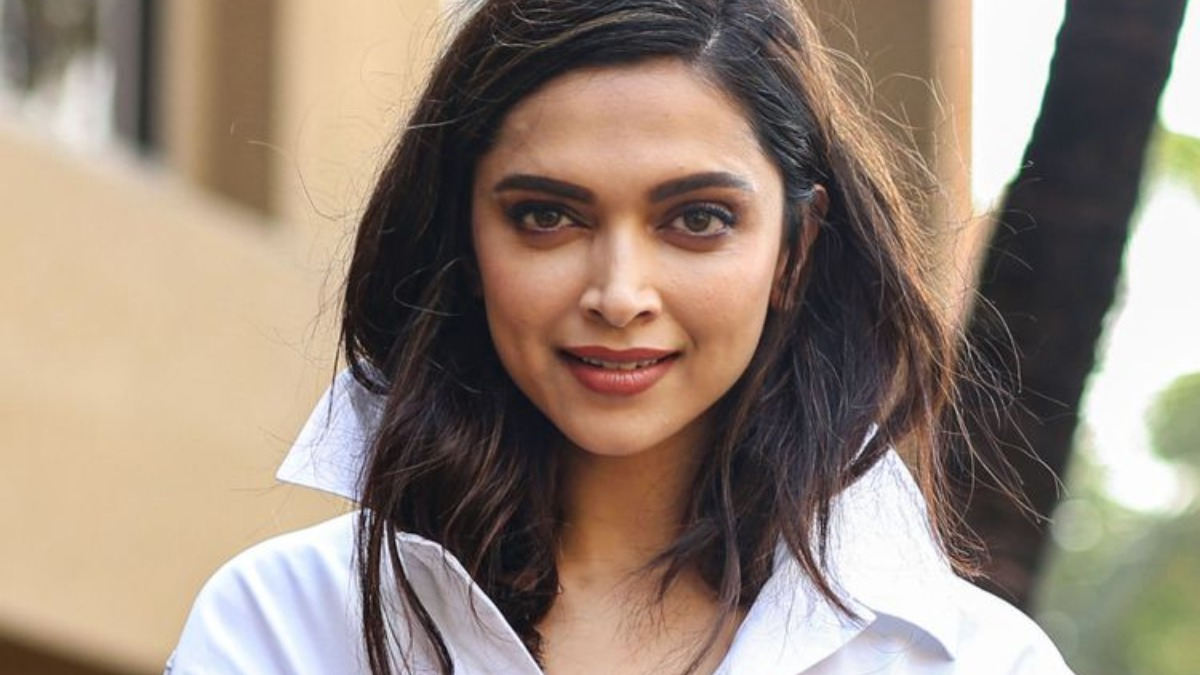
#> input picture ML/CV2/deepika-padukone.jpg, 1200 x 675 px
$ jupyter execute 13_June_cv2.ipynb
#> lines starting #> are read from the running program, lines starting #| are printed output that depends on the picture
[cell 1]
import cv2
cv2.__version__

[cell 2]
img_path = './deepika-padukone.jpg'

[cell 3]
img=cv2.imread(img_path,cv2.IMREAD_COLOR)
#> img is the input picture: shape (675, 1200, 3); mean B, G, R 120.9, 134.5, 150.9
print(type(img))
#| <class 'numpy.ndarray'>
print(img.ndim)
#| 3
print(img.shape)
#| (675, 1200, 3)

[cell 4]
cv2.imshow('color',img) #create window to display image
cv2.waitKey(9000)#max time to disappear this window in ms(this window will also disappear if a key is pressed before this time )
cv2.destroyWindow('color') #destoy window from memory

[cell 5]
img_clr=cv2.imread(img_path,cv2.IMREAD_COLOR)
img_gray=cv2.imread(img_path,cv2.IMREAD_GRAYSCALE)
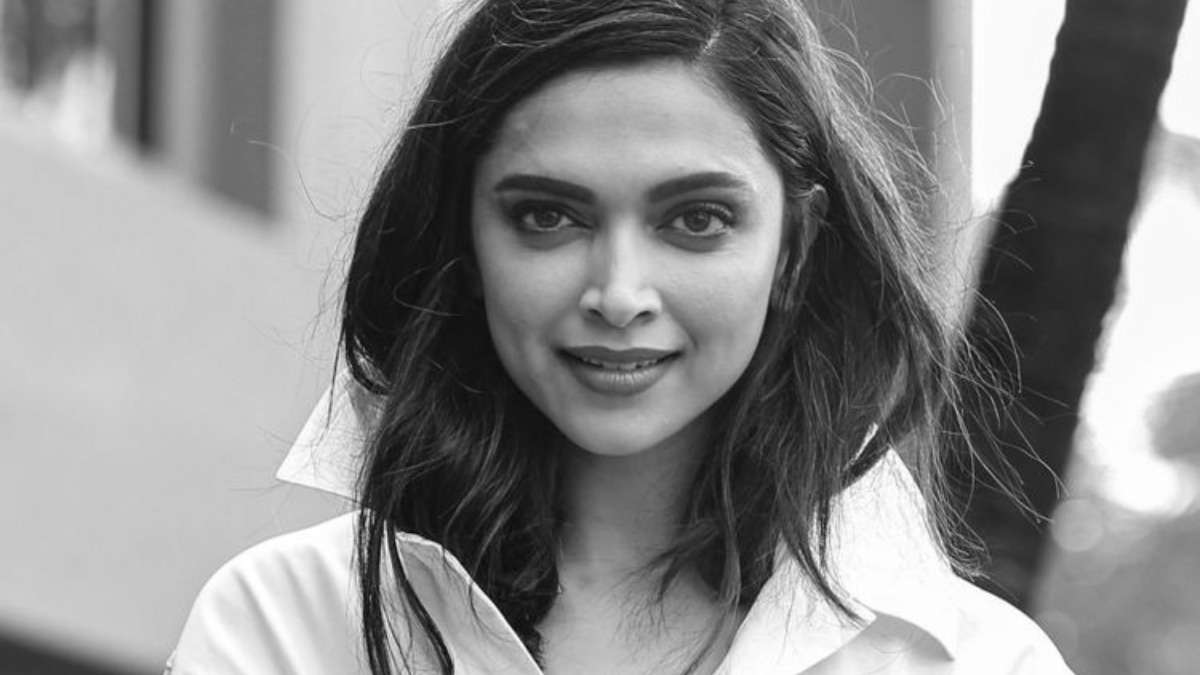
#> img_gray: shape (675, 1200); min 6, max 255, mean 137.8
cv2.imshow('color',img_clr)
cv2.imshow('gray',img_gray)
cv2.waitKey(9000)
cv2.destroyWindow('color')
cv2.destroyWindow('gray')

[cell 6]
img_clr=cv2.imread(img_path,cv2.IMREAD_COLOR)
img_gray=cv2.imread(img_path,cv2.IMREAD_GRAYSCALE)
cv2.imshow('color',img_clr)
cv2.imshow('gray',img_gray)
cv2.waitKey(9000)
cv2.destroyAllWindows()

[cell 7]
import matplotlib.pyplot as plt

[cell 8]
plt.imshow(img_clr)
plt.show()

[cell 9]
plt.imshow(img_gray)
plt.show()

[cell 10]
img_clr=cv2.imread(img_path,cv2.IMREAD_COLOR)
img_new=cv2.resize(img_clr,(300,250))
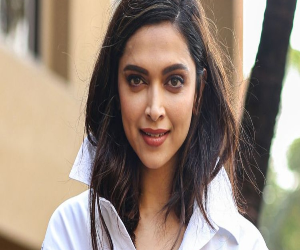
#> img_new: shape (250, 300, 3); mean B, G, R 120.8, 134.4, 150.8
cv2.imshow('color',img_new)
cv2.waitKey(9000)
cv2.destroyWindow('color')

[cell 11]
img_clr=cv2.imread(img_path,cv2.IMREAD_COLOR)
img_gray=cv2.cvtColor(img_clr,cv2.COLOR_BGR2GRAY)
cv2.imshow('gray',img_gray)
cv2.waitKey(0)#window will disappear only if a key is pressed
cv2.destroyAllWindows()

[cell 12]
img_clr=cv2.imread(img_path,cv2.IMREAD_COLOR)
cv2.line(img_clr,(100,100),(300,100),(0,0,255),4)
cv2.putText(img_clr,'Sachin',(100,80),cv2.FONT_HERSHEY_PLAIN,3,(255,0,0),2)
cv2.rectangle(img_clr,(200,110),(350,360),(0,255,0),2)
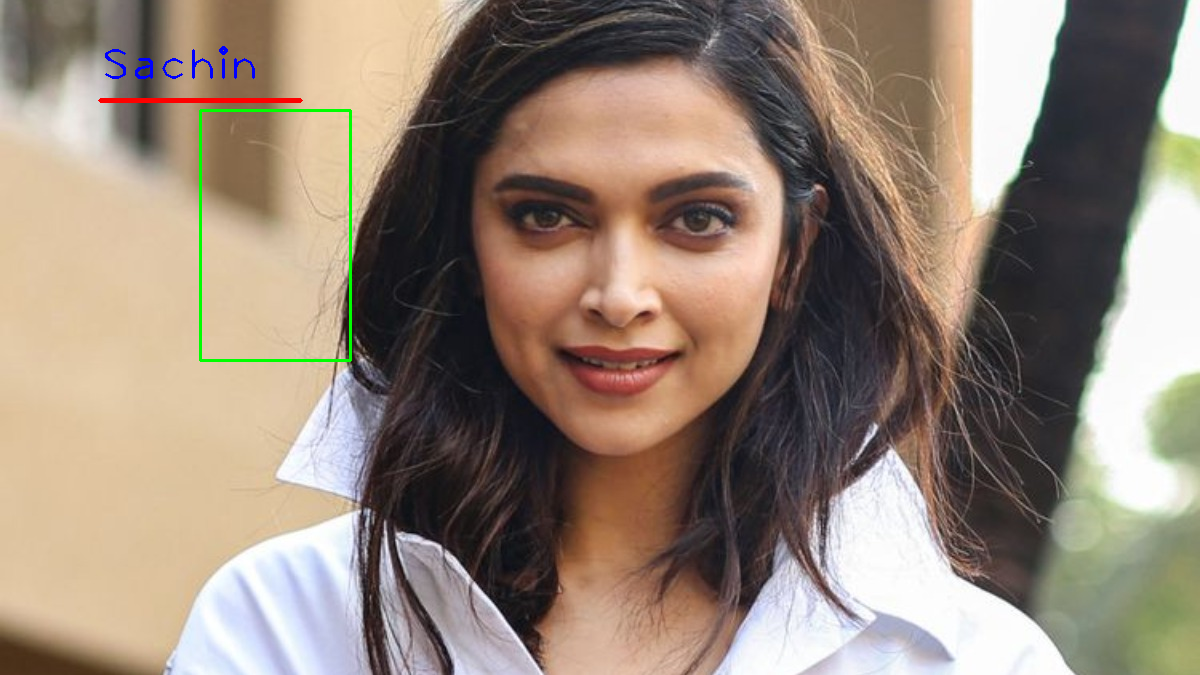
#> img_clr: shape (675, 1200, 3); mean B, G, R 120.5, 134.4, 150.3
cv2.imshow('color',img_clr)
cv2.imwrite('sachin.png',img_clr)
cv2.waitKey(0)#window will disappear only if a key is pressed
cv2.destroyAllWindows()

$ run again, with ML/CV2/chola.jpg copied over ML/CV2/deepika-padukone.jpg
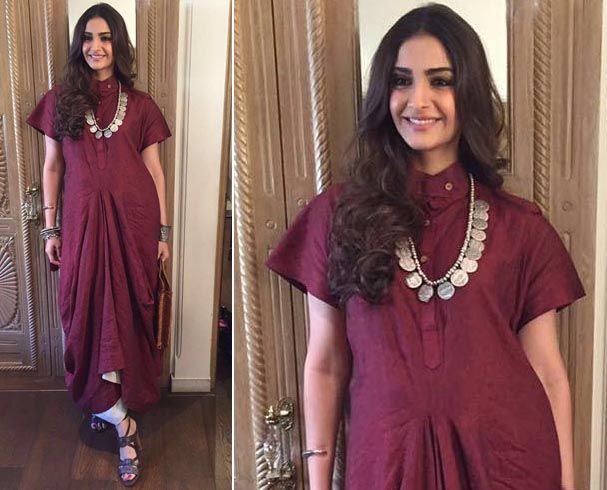
#> input picture ML/CV2/chola.jpg, 607 x 490 px
#> img is the input picture: shape (490, 607, 3); mean B, G, R 87.2, 90.3, 128.4
#| <class 'numpy.ndarray'>
#| 3
#| (490, 607, 3)
#> `img_gray=cv2.imread(img_path,cv2.IMREAD_GRAYSCALE)`:
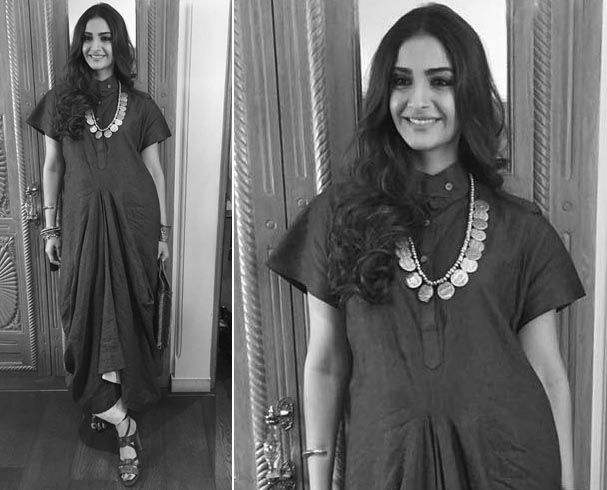
#> img_gray: shape (490, 607); min 0, max 255, mean 101.4
#> `cv2.rectangle(img_clr,(200,110),(350,360),(0,255,0),2)`:
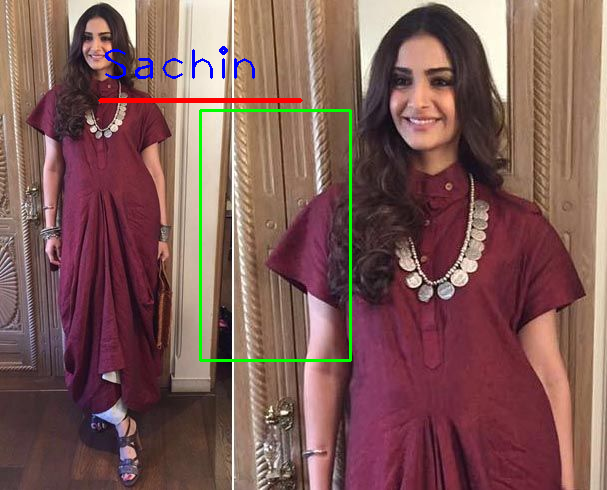
#> img_clr: shape (490, 607, 3); mean B, G, R 86.3, 90.5, 127

$ run again, with ML/CV2/deepikapadukone.jpg copied over ML/CV2/deepika-padukone.jpg
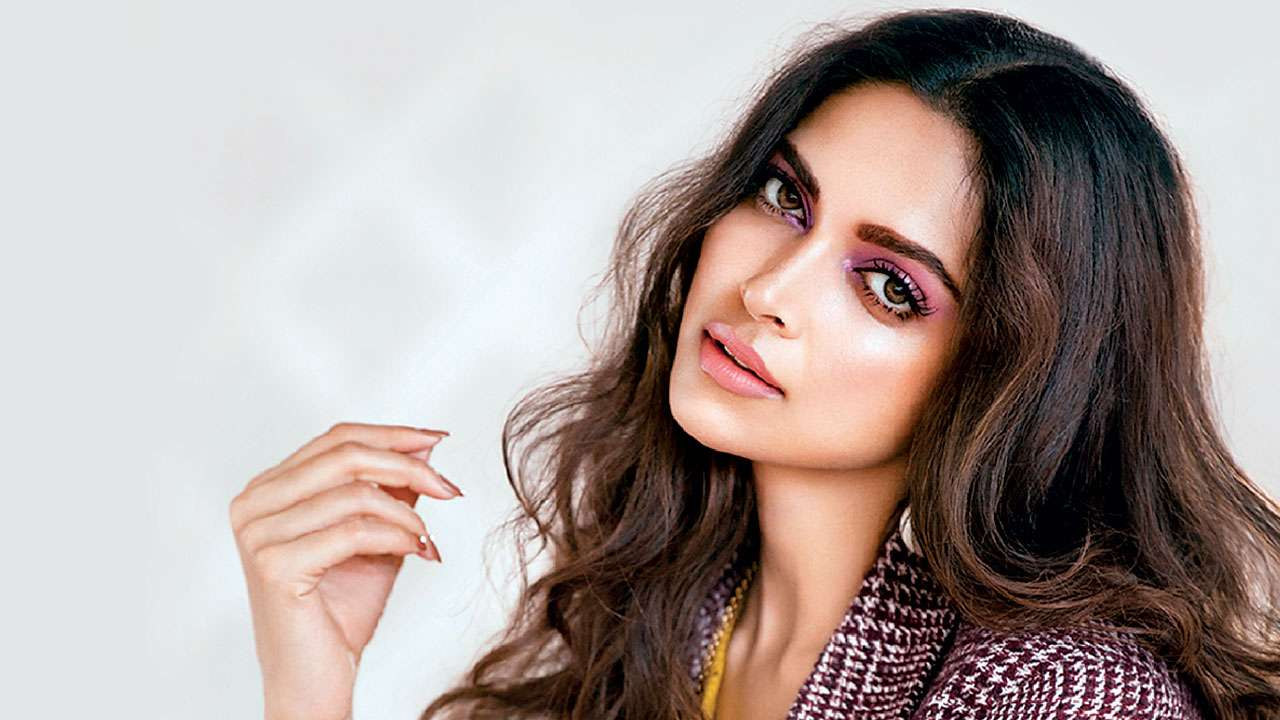
#> input picture ML/CV2/deepikapadukone.jpg, 1280 x 720 px
#> img is the input picture: shape (720, 1280, 3); mean B, G, R 155.2, 158.5, 171.5
#| <class 'numpy.ndarray'>
#| 3
#| (720, 1280, 3)
#> `img_new=cv2.resize(img_clr,(300,250))`:
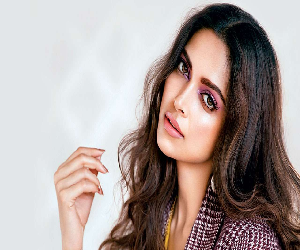
#> img_new: shape (250, 300, 3); mean B, G, R 155.2, 158.4, 171.4
#> `cv2.rectangle(img_clr,(200,110),(350,360),(0,255,0),2)`:
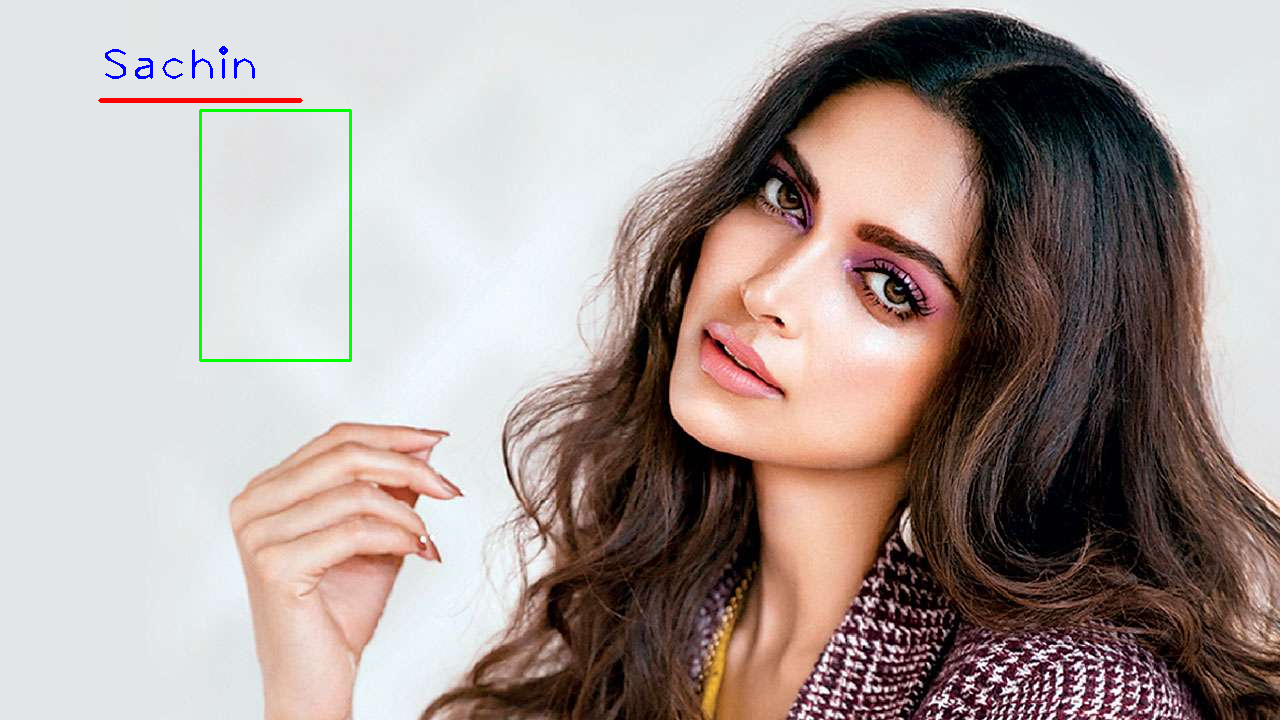
#> img_clr: shape (720, 1280, 3); mean B, G, R 154.4, 158.1, 170.7
